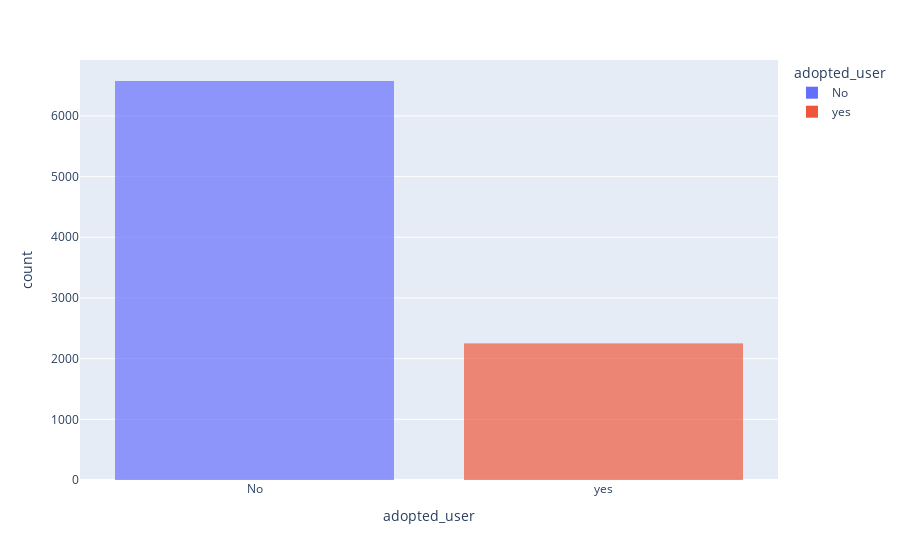

The notebook cell saved with this chart:
### Code cell
fig=px.bar(groupby_week,x='adopted_user',color='adopted_user')
fig.update_traces(
                  marker_line_width = 0,
                  selector=dict(type="bar"))
fig

### Figure 1 — Plotly figure (JSON) as saved in the notebook; plotly's stock layout.template omitted (floating-point values rounded to 4 significant figures; data arrays with more than 128 entries replaced by an {"elided": "..."} marker saying what was removed)
{"data": [{"alignmentgroup": "True", "hovertemplate": "adopted_user=%{x}<br>count=%{y}<extra></extra>", "legendgroup": "No", "marker": {"color": "#636efa", "line": {"width": 0}, "pattern": {"shape": ""}}, "name": "No", "offsetgroup": "No", "orientation": "v", "showlegend": true, "textposition": "auto", "type": "bar", "x": {"elided": "6575 str values"}, "xaxis": "x", "y": {"elided": "6575 int values"}, "yaxis": "y"}, {"alignmentgroup": "True", "hovertemplate": "adopted_user=%{x}<br>count=%{y}<extra></extra>", "legendgroup": "yes", "marker": {"color": "#EF553B", "line": {"width": 0}, "pattern": {"shape": ""}}, "name": "yes", "offsetgroup": "yes", "orientation": "v", "showlegend": true, "textposition": "auto", "type": "bar", "x": {"elided": "2248 str values"}, "xaxis": "x", "y": {"elided": "2248 int values"}, "yaxis": "y"}], "layout": {"barmode": "relative", "legend": {"title": {"text": "adopted_user"}, "tracegroupgap": 0}, "margin": {"t": 60}, "xaxis": {"anchor": "y", "categoryarray": ["No", "yes"], "categoryorder": "array", "domain": [0, 1], "title": {"text": "adopted_user"}}, "yaxis": {"anchor": "x", "domain": [0, 1], "title": {"text": "count"}}}}
